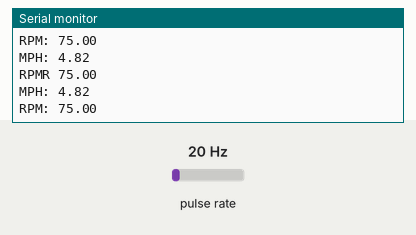
A sketch run on a simulated Arduino Nano, built with avr-gcc and run on an emulated ATmega328P. On the bench: the last lines printed to the serial monitor. Wiring (inferred from the names in the program): pulse sensor: data pin 2. The test bench sets the inputs (shaded band); at power-on: pulse rate 20 Hz.

Above: at 1.2 s.
1.3 s: pulse rate (sensor on pin 2) set to 50 Hz
At 2.0 s:
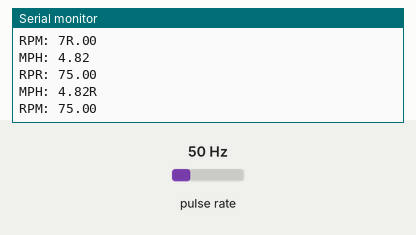
2.9 s: pulse rate (sensor on pin 2) set to 4 Hz
At 3.9 s:
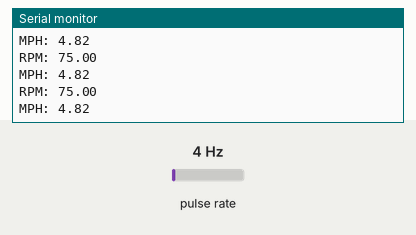
5.9 s: pulse rate (sensor on pin 2) set to 100 Hz
At 6.8 s:
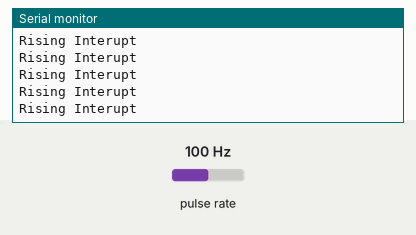
7.6 s: pulse rate (sensor on pin 2) set to 196 Hz
10.4 s: pulse rate (sensor on pin 2) set to 150 Hz
13.4 s: pulse rate (sensor on pin 2) set to 2 Hz
At 14.5 s:
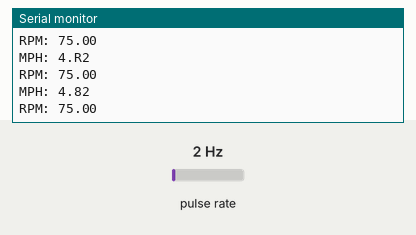
Timing chart, 0 to 16.4 s (numbered marks = the images above; inputs shaded):
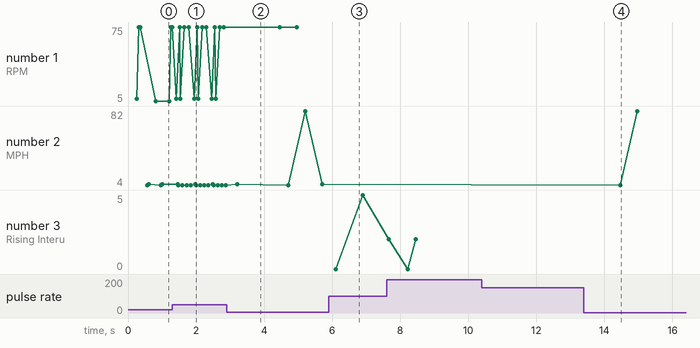

The sketch:

SpeedMonitorArduinoCarTest.ino
```cpp
// Define constants
const float wheelDiameterInches = 21.6; // Need to get accurate wheel diameter
const float pi = 3.14159; // Can be increased shouldn't need to
const float motorRatio = 1; // May be unused
const float upperVoltageThreshold = 4.0;
const float lowerVoltageThreshold = 1.0;

// Define pin functions
int analogPin = A0;
int inputPulsePin = 2; // Needs to be D2 on a NANO Board to read
int outputPin = 11; // May need to be more or less depending on display format

// Global variables
volatile unsigned long lastPulseTime = 0; // Stores time of the last pulse
volatile unsigned long pulseInterval = 0; // Time between two pulses
unsigned long lastHigh = 0;
unsigned long lastLow = 0;
bool high = 0;

float voltage = 0.0;

void setup() {
  Serial.begin(9600); // Sending input back to Ardunio IDE for testing, comment out to avoid errors when not connected
  // Serial.print("Hello World"); // Confirm input back to IDE
  Serial.println("[Arduino] Established Connection to Raspberry Pi");

  attachInterrupt(digitalPinToInterrupt(inputPulsePin), checkFlipLow, FALLING);
  attachInterrupt(digitalPinToInterrupt(inputPulsePin), checkFlipHigh, RISING); // Interrupt on rising edge

}

void loop() {

  // Serial.print("Last high: ");
  // Serial.println(lastHigh);

  // Serial.print("Last low: ");
  // Serial.println(lastLow);

  // Serial.print("Calculated Interval: |");
  // Serial.print(lastLow);
  // Serial.print(" - ");
  // Serial.print(lastHigh);
  // Serial.print("| = ");
  // Serial.println(abs(lastLow - lastHigh));

  // Serial.print("Interval: ");
  // Serial.println(pulseInterval);

  if (pulseInterval > 0) {

    float rpm = pulseToRPM();
    Serial.print("RPM: ");
    Serial.println(rpm);

    float mph = RPMToMPH(rpm);
    Serial.print("MPH: ");
    Serial.println(mph);

  }


}

float pulseToRPM() {
  float timePerRotation = (pulseInterval * 16.0) / 1000000.0;
  float rpm = 60.0 / timePerRotation;
  return rpm;
}

float RPMToMPH(float rpm) {
  float wheelCircumferenceInches = pi * wheelDiameterInches;
  float inchesPerMinute = rpm * wheelCircumferenceInches;
  float mph = (inchesPerMinute * 60) / (63360);
  return mph;
}

void checkFlipHigh() {
  Serial.println("Rising Interupt");
  if (high != 1) {
    high = !high;
    lastHigh = micros();
    pulseInterval = abs(lastHigh - lastLow);
  }
}

void checkFlipLow() {
  Serial.println("Falling Interupt");

  if (high != 0) {
    high = !high;
    lastLow = micros();
    pulseInterval = abs(lastLow - lastHigh);
  }

}

void pulseISR() {
  unsigned long currentTime = micros(); // Get current time in microseconds
  pulseInterval = currentTime - lastPulseTime; // Time between current and last pulse
  lastPulseTime = currentTime; // Update last pulse time
}
```

Measured:
- after the input at 1.3 s, the serial monitor: prints a new line after 0.11 s (image 1)
- after the input at 5.9 s, the serial monitor: prints a new line after 0.08 s (image 3)
- after the input at 13.4 s, the serial monitor: prints a new line after 0.56 s (image 4)
- plotted number 2: 4.82 → 82 after the input at 13.4 s
